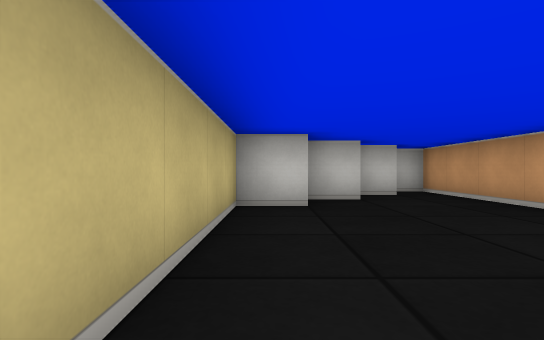
[1] (above)

12 first-person views from a walk through a cub3D maze. The camera is about half as high as the walls, looks level and sees 80° across. The floor is counted in squares. Each view is taken from the middle of a square. On the plan, view 1 faces up. The plan holds only what a view shows up to about 9 squares ahead; the rest is blank.

[2]
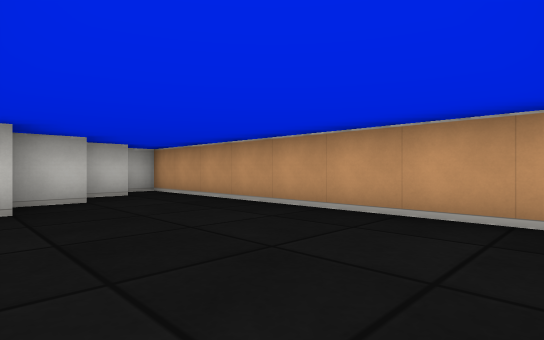

[3]
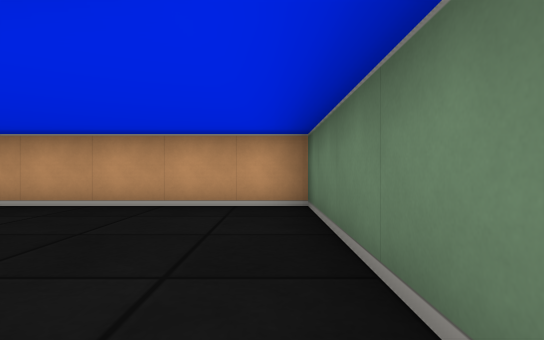

[4]
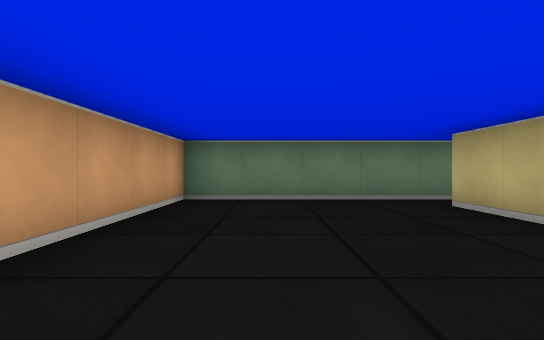

[5]
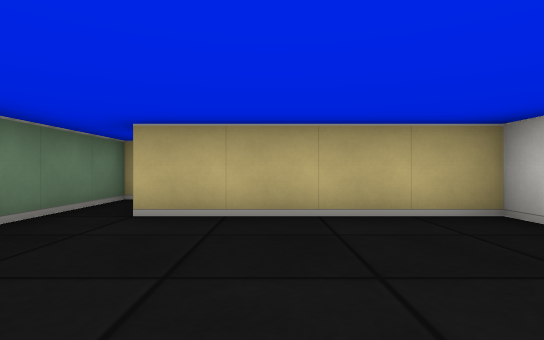

[6]
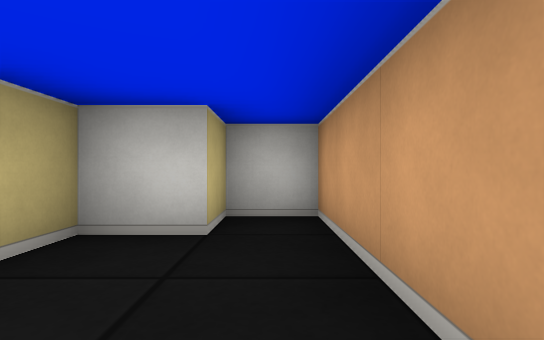

[7]
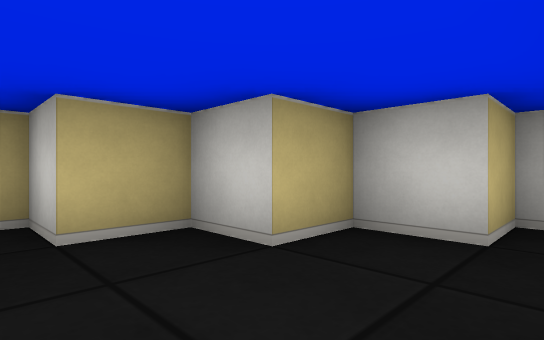

[8]
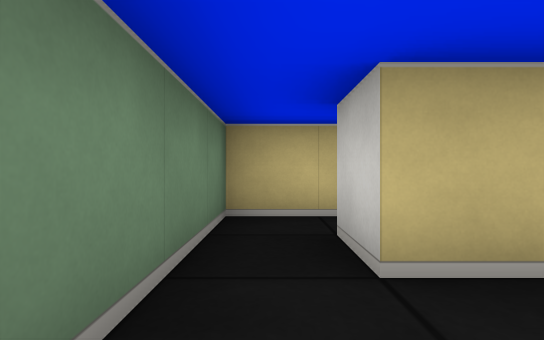

[9]
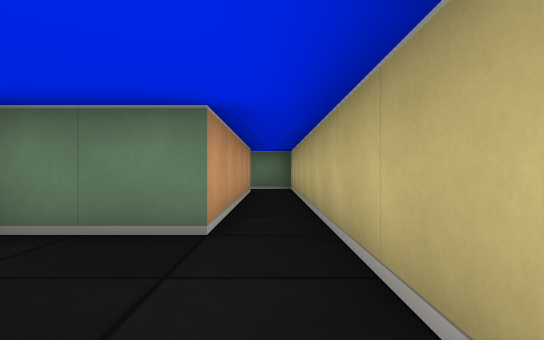

[10]
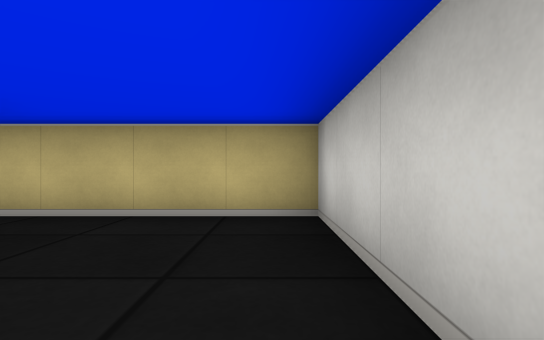

[11]
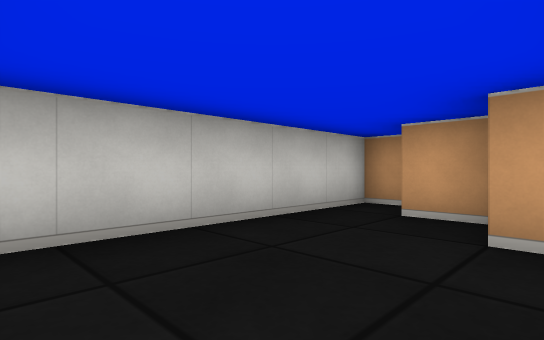

[12]
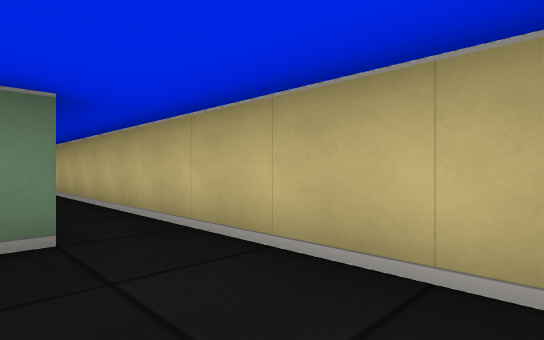

### Floor plan
Points are (right, up) in squares from view 1. A wall is a line through its corners. A room is listed if a view was taken in it or the views show most of it. See-through windows are left out.
Room 1 (views 1, 2, 3, 4, 5, 6, 7, 8)
walls: (-1.5, -0.5) (3.5, -0.5) (3.5, 7.5) (2.5, 7.5) (2.5, 6.5) (1.5, 6.5) (1.5, 5.5) (0.5, 5.5) (0.5, 4.5) (-0.5, 4.5) (-0.5, 0.5) (-1.5, 0.5)
ways out: opening at (-1, 0) to room 2
Room 2 (views 9, 10, 11, 12)
walls: (1.5, 6.5) (1.5, 7.5); (2.5, 7.9) (2.5, 8.5) (-2.5, 8.5) (-2.5, -0.5) (-1.5, -0.5); (-1.5, 0.5) (-1.5, 5.5) (0.1, 5.5)
ways out: opening at (-1, 0) to room 1

Positions as (right, up) in squares from view 1, and headings:
1: (0, 0), facing up
2: (0, 0), facing up-right
3: (-1, 0), facing right
4: (2, 5), facing down
5: (3, 2), facing left
6: (3, 4), facing up
7: (3, 4), facing up-left
8: (1, 0), facing left
9: (-2, 8), facing down
10: (1, 8), facing left
11: (-2, 6), facing up-right
12: (-1, 8), facing down-left
